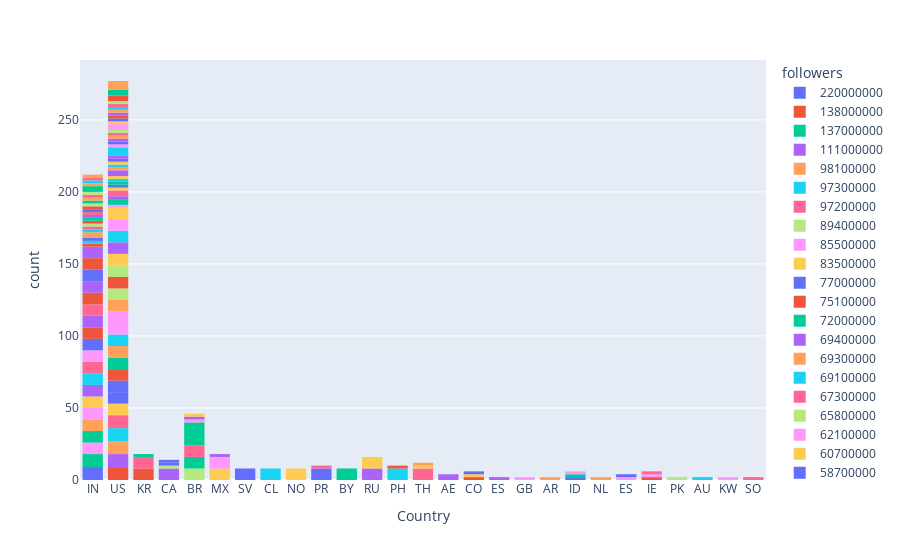

The notebook cell saved with this chart:
### Code cell
grafico = px.histogram(tabela, x="Country", color="followers")


# In[7]:


grafico.show()
